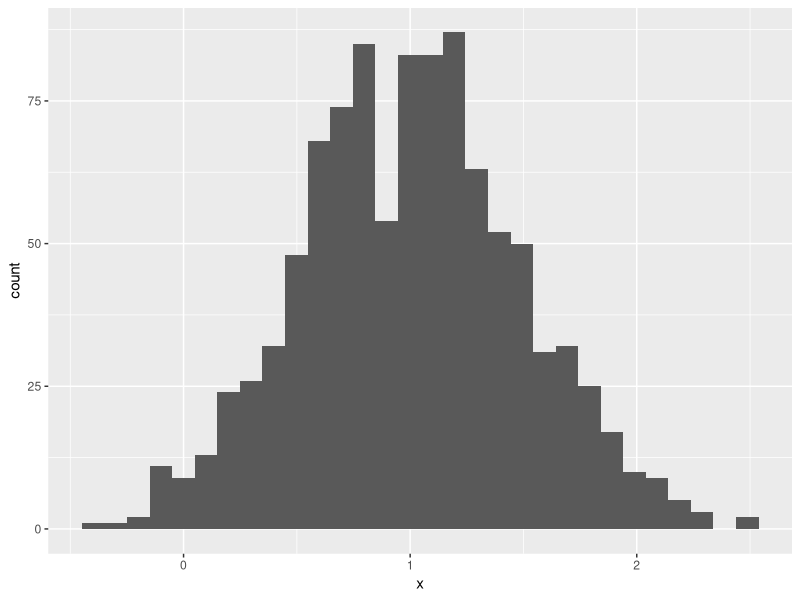
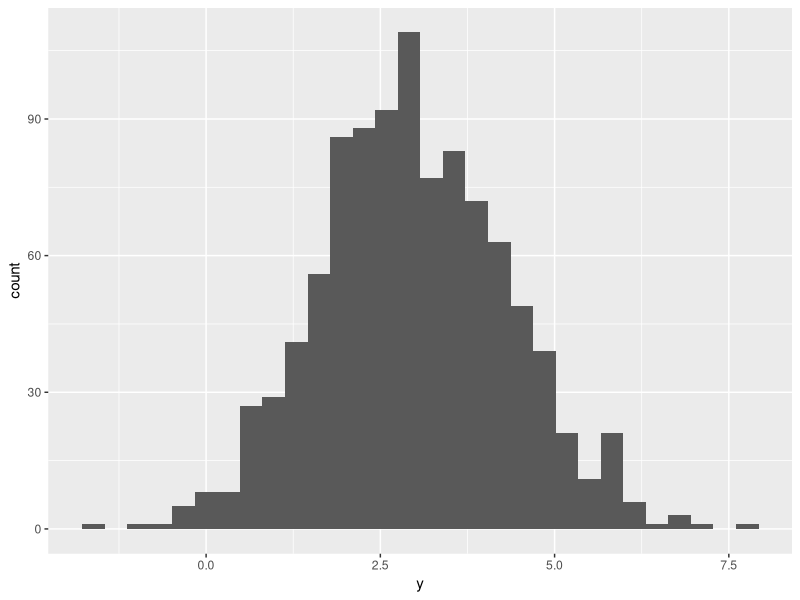
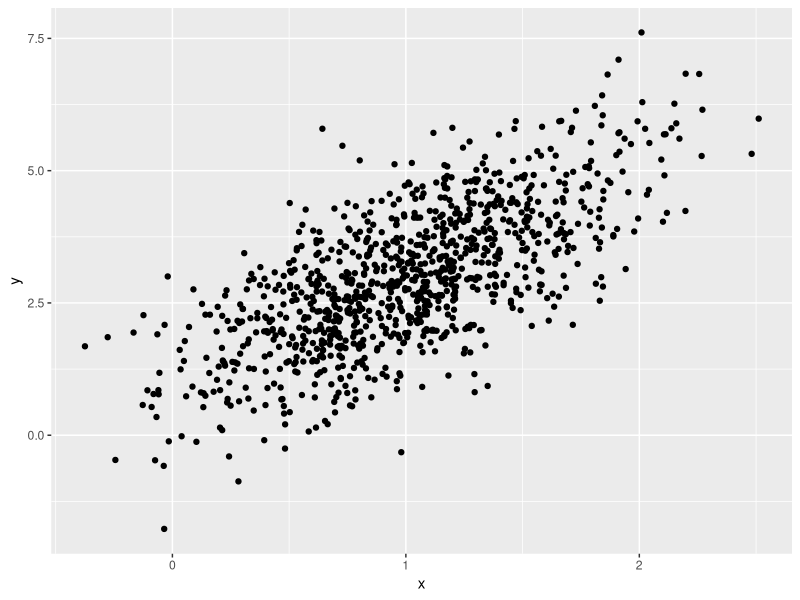
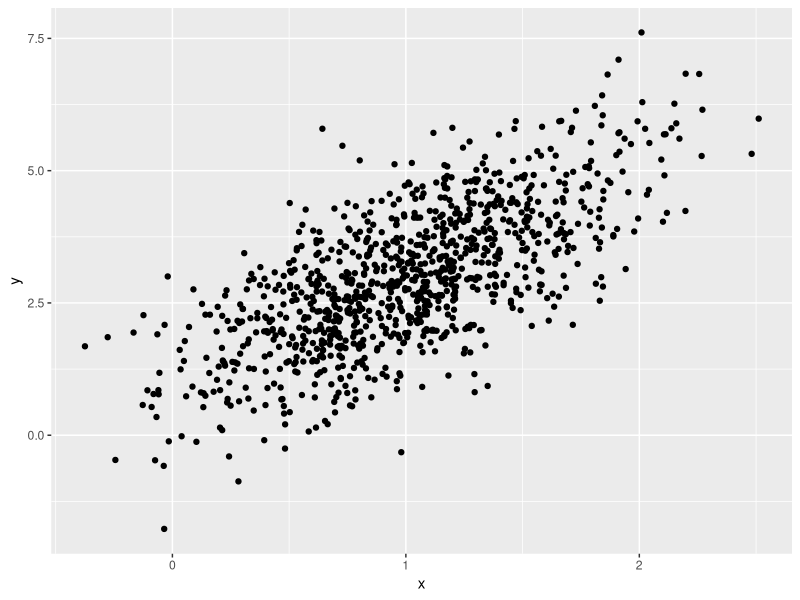

The R script that drew these images, in order:
## ---- chunk 1
library(tidyverse)
## ---- chunk 2
example.df <-
  tibble(
    vec.numeric=1:4,
    vec.char=c("my", "name", "is", "Jeff"),
    vec.factor=factor(c("male","male", "female", "female"))
  )

plot_df=
  tibble(
      x=rnorm(1000, mean=1, sd=.5),
      y=1+2*x+rnorm(1000)
  )
## ---- chunk 3
ggplot(plot_df, aes(x=x)) + geom_histogram()
ggplot(plot_df, aes(x=y)) + geom_histogram()
## ---- chunk 4
ggplot(plot_df, aes(x=x, y=y)) + geom_point()
## ---- chunk 5
ggsave("point plot.pdf", height=4, width=6)
